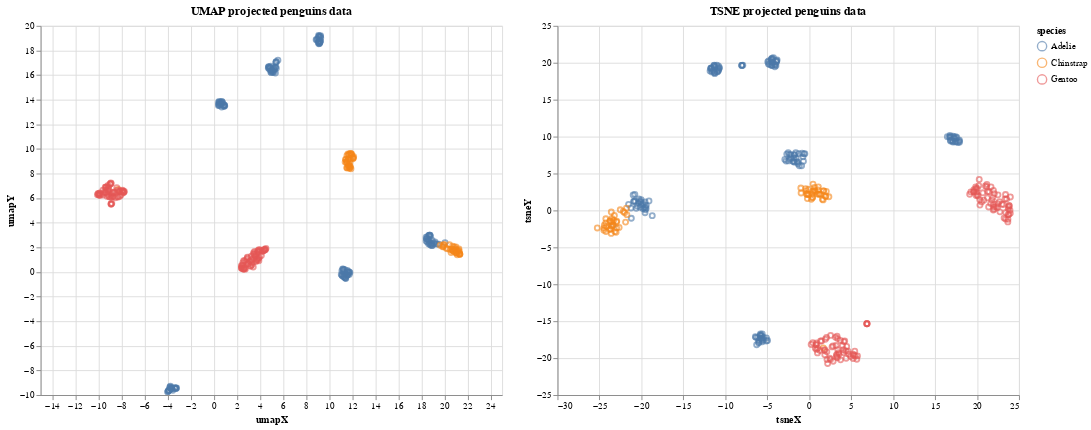

The notebook cell saved with this chart:
### Code cell
alt.Chart(df_proj).mark_point(
    opacity=0.6
).encode(
    x='umapX',
    y='umapY',
    color='species'
).properties(
    width=500,
    height=400,
    title="UMAP projected penguins data"
).interactive() | alt.Chart(df_proj).mark_point(
    opacity=0.6
).encode(
    x='tsneX',
    y='tsneY',
    color='species'
).properties(
    width=500,
    height=400,
    title="TSNE projected penguins data"
).interactive()

### Figure 1 — Vega-Lite specification as saved in the notebook (floating-point values rounded to 4 significant figures; data arrays with more than 128 entries replaced by an {"elided": "..."} marker saying what was removed)
{"usermeta": {"embedOptions": {"theme": "dark"}}, "config": {"view": {"continuousWidth": 400, "continuousHeight": 300}}, "hconcat": [{"mark": {"type": "point", "opacity": 0.6}, "encoding": {"color": {"type": "nominal", "field": "species"}, "x": {"type": "quantitative", "field": "umapX"}, "y": {"type": "quantitative", "field": "umapY"}}, "height": 400, "selection": {"selector028": {"type": "interval", "bind": "scales", "encodings": ["x", "y"]}}, "title": "UMAP projected penguins data", "width": 500}, {"mark": {"type": "point", "opacity": 0.6}, "encoding": {"color": {"type": "nominal", "field": "species"}, "x": {"type": "quantitative", "field": "tsneX"}, "y": {"type": "quantitative", "field": "tsneY"}}, "height": 400, "selection": {"selector029": {"type": "interval", "bind": "scales", "encodings": ["x", "y"]}}, "title": "TSNE projected penguins data", "width": 500}], "data": {"name": "data-507277c03c3c66d55055e12c5090b41c"}, "$schema": "https://vega.github.io/schema/vega-lite/v4.8.1.json", "datasets": {"data-507277c03c3c66d55055e12c5090b41c": {"elided": "344 records"}}}
